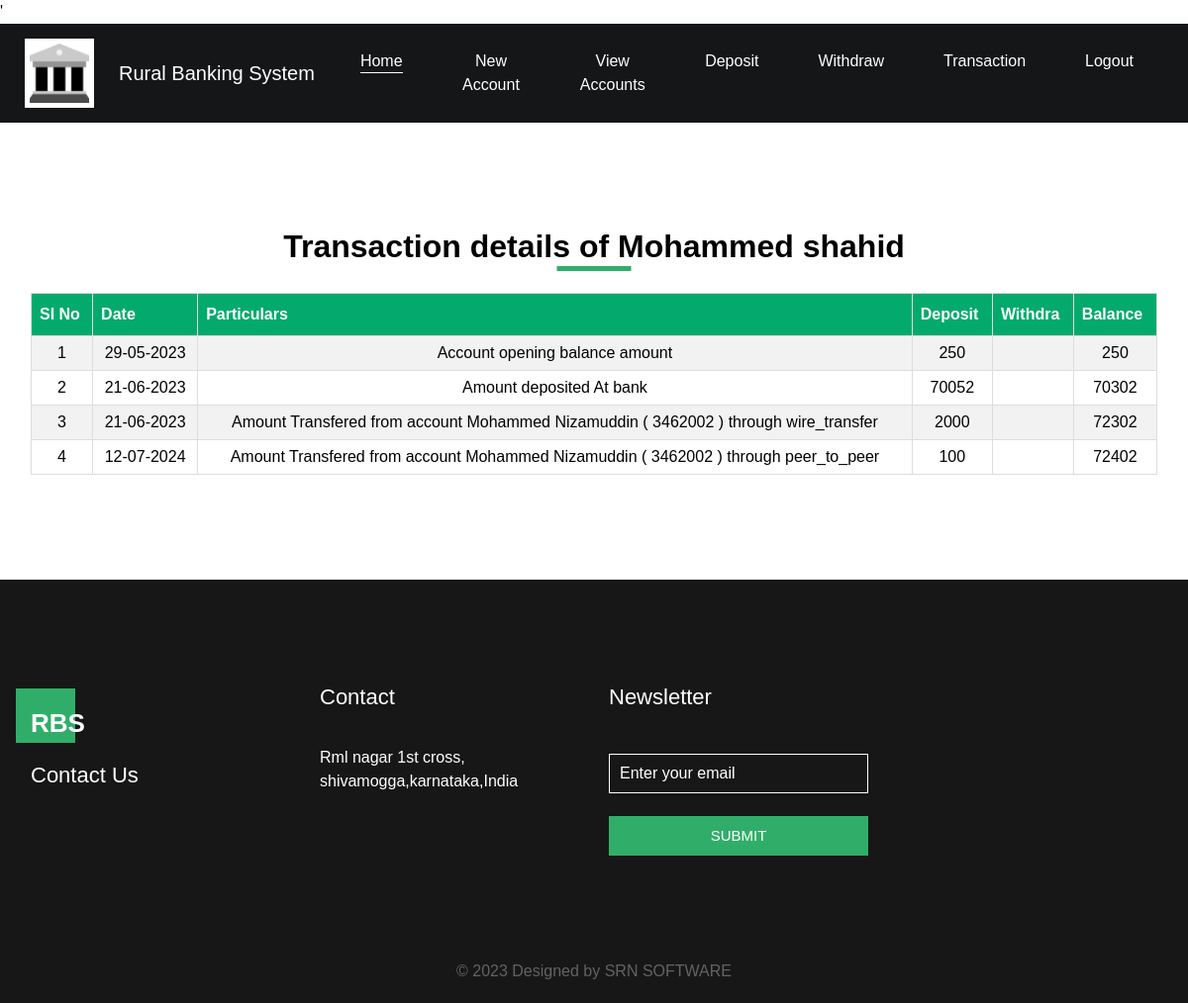
Page /admin/transation.php?id=3462003 on the committed database.
### tables this page shows
CREATE TABLE `user` (
  `accountno` int(200) NOT NULL,
  `name` varchar(200) NOT NULL,
  `photo` varchar(200) NOT NULL,
  `phonenumber` varchar(200) NOT NULL,
  `email` varchar(200) NOT NULL,
  `address` varchar(200) NOT NULL,
  `adharnumber` varchar(200) NOT NULL,
  `password` varchar(200) NOT NULL,
  `date` varchar(200) NOT NULL,
  `status` varchar(200) NOT NULL
);

CREATE TABLE `trsnsaction` (
  `id` int(200) NOT NULL,
  `accountno` varchar(200) NOT NULL,
  `date` varchar(200) NOT NULL,
  `particulars` varchar(200) NOT NULL,
  `withdra` varchar(200) NOT NULL,
  `deposit` varchar(200) NOT NULL,
  `balance` varchar(200) NOT NULL
);

### admin/transation.php (the view, shortened to what this page needs)
<?php include 'header.php'; ?>
<?php
        $id=$_GET['id'];
             include 'dbconfig.php';
                        $sql="SELECT * FROM `user` where `accountno`='$id'";
                        $result= mysqli_query($conn,$sql);
                        if ($result->num_rows > 0)
                        {
                            while($row = $result->fetch_assoc())
                            {
                                $name=$row['name'];
                            }
                        }
?>
<section class="about_section layout_padding">
    <div class="container">
      <div class="heading_container">
        <h2>
          Transaction details of <?php echo $name; ?>
        </h2>
      </div>
      <div class="box" >
          <table id="customers" >
   <tr>
    <th>SI No</th>
    <th>Date</th>
    <th>Particulars</th>
    <th>Deposit</th>
    <th>Withdra</th>
    <th>Balance</th>
 </tr>
   <?php
        $slno=0;
             include 'dbconfig.php';
                        $sql="SELECT * FROM `trsnsaction` WHERE `accountno`='$id'";
                        $result= mysqli_query($conn,$sql);
                        if ($result->num_rows > 0)
                        {
                            while($row = $result->fetch_assoc())
                            {
                                $particulars=$row['particulars'];
                                $withdra=$row['withdra'];
                                $deposit=$row['deposit'];
                                $balance=$row['balance'];
                                $date=$row['date'];
                                $slno++;
                                echo "<tr><td >$slno</td><td >$date</td><td>$particulars</td><td>$deposit</td><td>$withdra</td><td>$balance</td></tr>";
                            }
                        }
       ?>
            </table>
      </div>
    </div>
  </section>
<?php include 'footer.php';  ?>

### admin/css/style.css (style rules this page uses)
#customers { font-family: Arial, Helvetica, sans-serif; border-collapse: collapse; width: 100%; margin-top: 20px; text-align: center; }
#customers td, #customers th { border: 1px solid #ddd; padding: 8px; }
#customers tr:nth-child(even) { background-color: #f2f2f2; }
#customers th { padding-top: 12px; padding-bottom: 12px; text-align: left; background-color: #04AA6D; color: white; }
.container { padding: 16px; }
body { font-family: "Roboto", sans-serif; color: #000000; background-color: #ffffff; font-family: Arial, Helvetica, sans-serif; }
.layout_padding { padding: 90px 0; }
.heading_container { display: -webkit-box; display: -ms-flexbox; display: flex; -webkit-box-pack: center; -ms-flex-pack: center; justify-content: center; text-align: center; }
.heading_container h2 { font-weight: bold; position: relative; }
.heading_container h2::before { content: ""; position: absolute; bottom: -6px; left: 50%; width: 75px; height: 5px; background-color: #30ae69; -webkit-transform: translateX(-50%); transform: translateX(-50%); }
.about_section { text-align: center; }
.about_section .box { display: -webkit-box; display: -ms-flexbox; display: flex; -webkit-box-orient: vertical; -webkit-box-direction: normal; -ms-flex-direction: column; flex-direction: column; -webkit-box-align: center; -ms-flex-align: center; align-items: center; }

### admin/css/responsive.css (style rules this page uses)
@media (min-width: 1200px) { .container { max-width: 1170px; } }

### rows in the picture
user: name "Mohammed shahid"
trsnsaction: date "29-05-2023", particulars "Account opening balance amount", deposit "250", balance "250"
trsnsaction: date "21-06-2023", particulars "Amount deposited At bank", deposit "70052", balance "70302"
trsnsaction: date "21-06-2023", particulars "Amount Transfered from account Mohammed Nizamuddin ( 3462002 ) through wire_transfer", deposit "2000", balance "72302"
trsnsaction: date "12-07-2024", particulars "Amount Transfered from account Mohammed Nizamuddin ( 3462002 ) through peer_to_peer", deposit "100", balance "72402"
